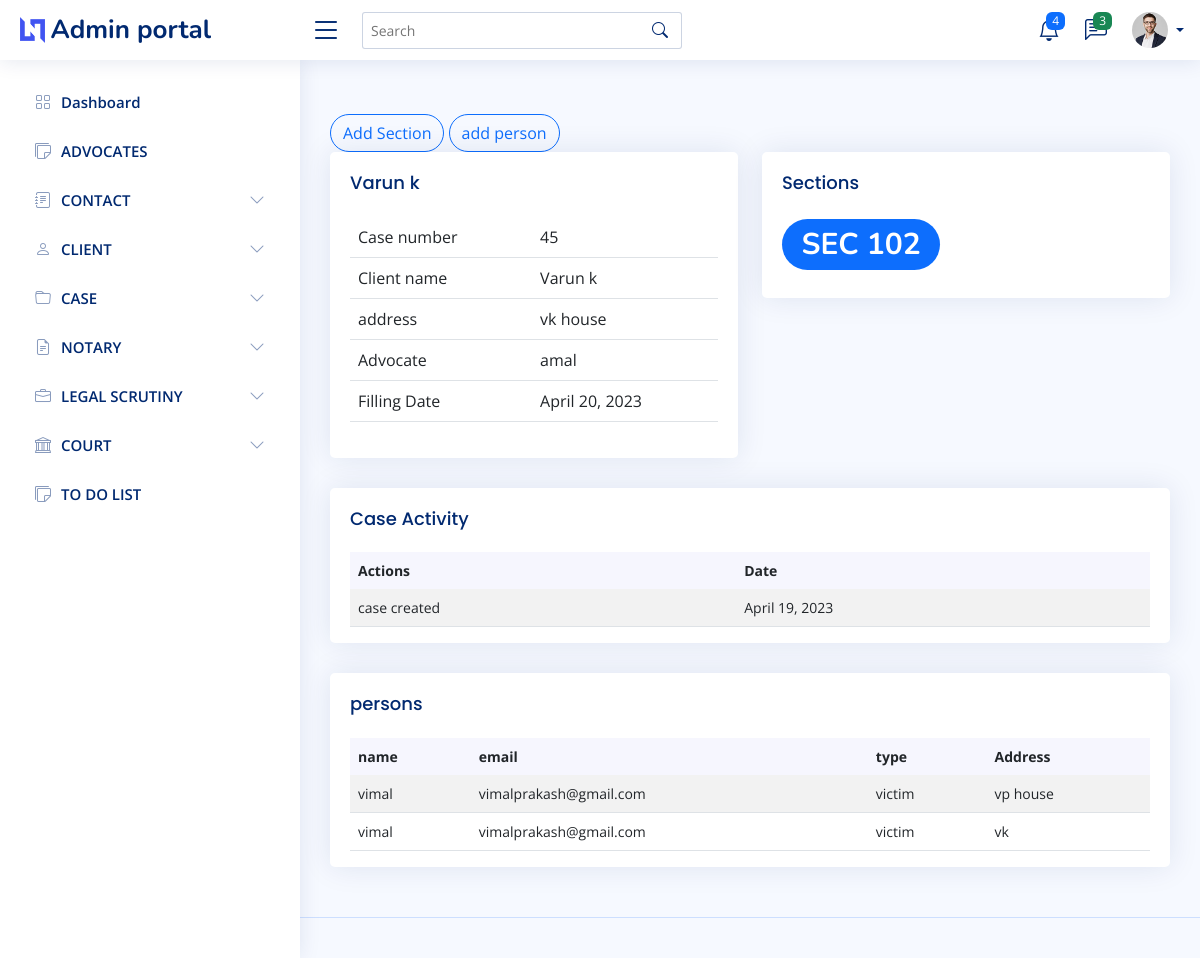
Page /case/details/8 on the earlier database version.
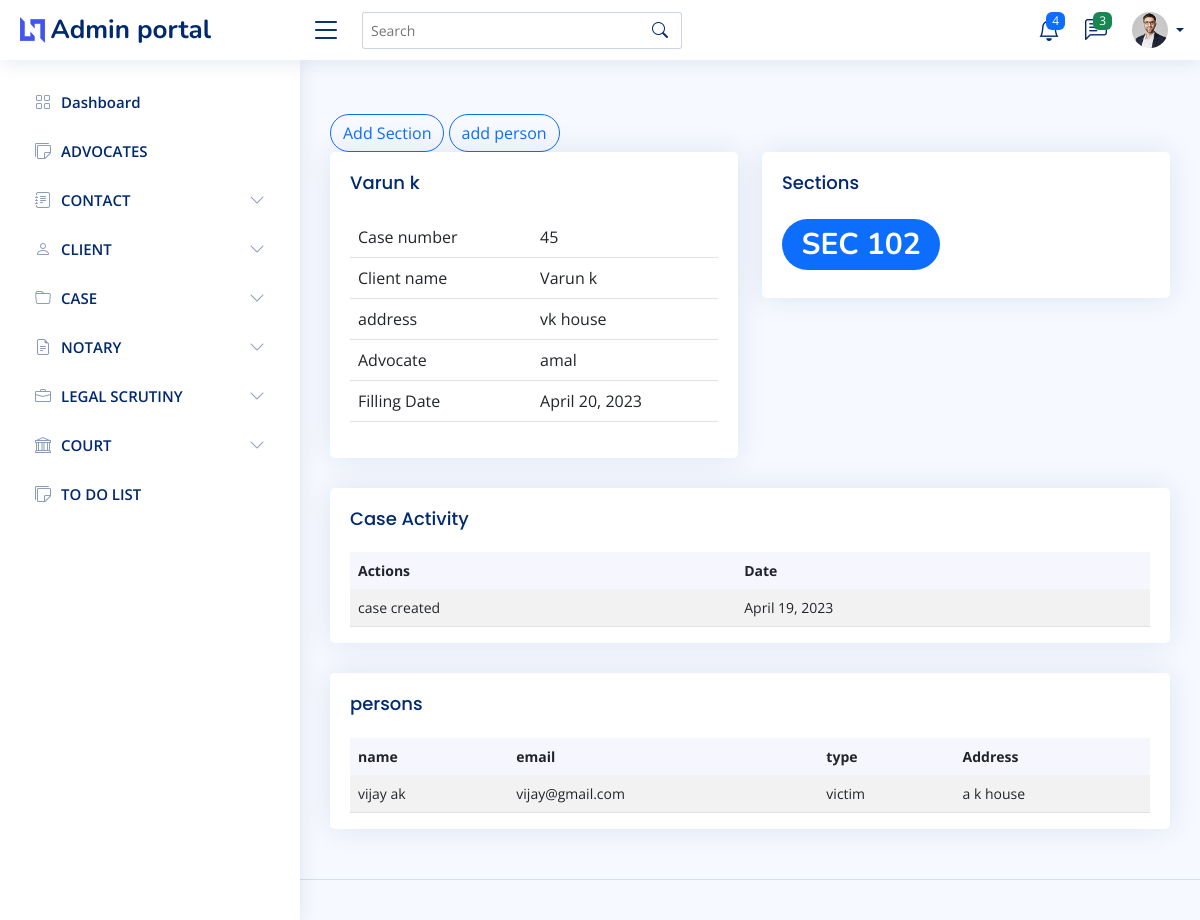
Same page on the later database version.
### Admin_user/models.py (models this page shows)
class CaseRegister(models.Model):
    client_name=models.ForeignKey(client, on_delete=models.CASCADE)
    case_number=models.CharField(max_length=50)
    year=models.IntegerField()
    incident=models.CharField(max_length=50,null=True)
    advocate=models.ForeignKey(Advocate,null=True,on_delete=models.SET_NULL)
    Filling_Date=models.DateField(auto_now=False, auto_now_add=False,null=True)
    First_hearing_date=models.DateField(auto_now=False, auto_now_add=False,null=True)
    Next_hearing_date=models.DateField(auto_now=False, auto_now_add=False,null=True)
    Fir_date=models.DateField(auto_now=False, auto_now_add=False,null=True)
    Fir_number=models.IntegerField(null=True)
    Fir_policeStation=models.CharField(max_length=50,null=True)
    case_category=models.ForeignKey(CaseCategory,null=True,on_delete=models.SET_NULL)
    status=models.CharField(max_length=20,choices=status_choice,null=True,default=1)
    def __str__(self) :
        return self.client_name.First_name+" "+self.client_name.Last_name

class client(models.Model):
    First_name=models.CharField(max_length=50)
    Last_name=models.CharField(max_length=50)
    Address=models.ForeignKey(Address,null=True, on_delete=models.SET_NULL)
    Category=models.CharField(max_length=50,null=True)
    is_case=models.BooleanField(default=False)
    phone=models.IntegerField(null=True)
    email=models.CharField(max_length=50,null=True)
    def __str__(self) :
        return self.First_name+" "+self.Last_name

class Address(models.Model):
    House_name=models.CharField(max_length=50)
    Place=models.CharField(max_length=50)
    City=models.CharField(max_length=50)
    State=models.ForeignKey(State, on_delete=models.CASCADE)
    district=models.ForeignKey(District, on_delete=models.CASCADE)
    Country=models.CharField(max_length=50)
    Pin=models.IntegerField()
    def __str__(self):
        return self.House_name

class Advocate(models.Model):
    name=models.CharField(max_length=50)
    address=models.ForeignKey(Address,on_delete=models.DO_NOTHING)
    phone=models.IntegerField()
    court=models.ForeignKey(Court,null=True, on_delete=models.SET_NULL)
    def __str__(self) :
        return self.name

class caseSections(models.Model):
    case=models.ForeignKey(CaseRegister, on_delete=models.CASCADE)
    Sections=models.ForeignKey(Sections, on_delete=models.CASCADE)
    def __str__(self):
        return self.Sections.sections

class Sections(models.Model):
    sections=models.CharField(max_length=50)
    def __str__(self):
        return self.sections

class CaseAction(models.Model):
    case=models.ForeignKey(CaseRegister, on_delete=models.DO_NOTHING)
    action=models.CharField(max_length=50,choices=Action_choice,default=1)
    date=models.DateField(auto_now=False, auto_now_add=False,null=True)

class Person(models.Model):
    case=models.ForeignKey(CaseRegister, on_delete=models.CASCADE)
    name=models.CharField(max_length=50)
    email=models.EmailField(max_length=254)
    types=models.CharField(max_length=50)
    Address=models.ForeignKey(Address,on_delete=models.CASCADE)

### Admin_user/views.py (the view)
# urls.py: path("case/details/<int:id>",case_details,name="case_details"),
def case_details(request,id):
    ob=CaseRegister.objects.get(id=id)
    persondata=Person.objects.all().filter(case_id=id)
    context={"person":persondata}
    context["section"]=caseSections.objects.all().filter(case_id=id)
    context["data"]=ob
    context["form"]=Casesectionform()
    context["actions"]=CaseAction.objects.filter(case=ob)
    context["sections"]=caseSections.objects.all().filter(case=ob)
    return render(request,"admin/case_details.html",context)

### Admin_user/form.py
class Casesectionform(forms.ModelForm):
    class Meta:
        model = caseSections
        exclude=["case"]
    def __init__(self,*args,**kwargs):
        super(Casesectionform,self).__init__(*args,**kwargs)
        for i in self.fields.values():
            i.widget.attrs['class']="form-control"

### templates/admin/case_details.html (shortened to what this page needs)
{% extends 'admin/main.html' %}
{% block content %}
<br>
  <button type="button" class="btn btn-outline-primary rounded-pill" data-bs-toggle="modal" data-bs-target="#largeModal">
    Add Section
  </button>
  <a href="{% url 'add_person' id=data.id%}" class="btn btn-outline-primary rounded-pill">add person<a>
                {%load crispy_forms_tags %}
<div class="row align-items-top">
  <div class="col-lg-6">
    <div class="card">
      <div class="card-body">
        <h5 class="card-title">{{data}}</h5>
        <table class="table">
          <tbody>
            <tr>
              <td>Case number</td>
              <td >{{data.case_number}}</td>
            </tr>
            <tr>
              <td>Client name</td>
              <td >{{data.client_name}}</td>
            </tr>
            <tr>
              <td>address</td>
              <td >{{data.client_name.Address}}</td>
            </tr>
            <tr>
              <td>Advocate</td>
              <td >{{data.advocate}}</td>
            </tr>
            <tr>
              <td>Filling Date</td>
              <td >{{data.Filling_Date}}</td>
            </tr>
          </tbody>
        </table>
      </div>
    </div>
  </div>
  {% if section %}
  <div class="col-lg-6">
    <div class="card">
      <div class="card-body">
        <h3 class="card-title">Sections</h3>
        <h1>{% for i in section %}
          <span class="badge rounded-pill bg-primary"> {{i}}</span>
          {% endfor %}</h1>
      </div>
    </div>
  </div>
  {% endif %}
</div>
<div class="col-12">
    <div class="card top-selling overflow-auto">
      <div class="card-body pb-0">
          <h5 class="card-title">Case Activity</h5>
          <table class="table table-striped">
            <thead>
              <tr>
                <th class="fw-bold" scope="col">Actions</th>
                <th class="fw-bold" scope="col">Date</th>
              </tr>
            </thead>
            <tbody>
              {% for i in actions %}
              <tr>
                <td>{{i.action}}</td>
                <td >{{i.date}}</td>
              </tr>
              {% endfor %}
            </tbody>
          </table>
        </div>
      </div>
    </div>
  {% if person %}
  <div class="col-12">
    <div class="card top-selling overflow-auto">
      <div class="card-body pb-0">
          <h5 class="card-title">persons</h5>
          <table class="table table-striped">
            <thead>
              <tr>
                <th class="fw-bold" scope="col">name </th>
                <th class="fw-bold" scope="col">email</th>
                <th class="fw-bold" scope="col">type</th>
                <th class="fw-bold" scope="col">Address</th>
              </tr>
            </thead>
            <tbody>
              {% for i in person %}
              <tr>
                <td>{{i.name}}</td>
                <td >{{i.email}}</td>
                <td >{{i.types}}</td>
                <td >{{i.Address}}</td>
              </tr>
              {% endfor %}
            </tbody>
          </table>
        </div>
      </div>
    </div>
  {% endif %}
{% endblock content %}

### templates/admin/main.html (shortened to what this page needs)
{% load static %}
<!DOCTYPE html>
<html lang="en">
<head>
  <link href="{% static 'assets/vendor/bootstrap/css/bootstrap.min.css' %}" rel="stylesheet">
  <link href="{% static 'assets/vendor/bootstrap-icons/bootstrap-icons.css' %}" rel="stylesheet">
  <link href="{% static 'assets/vendor/boxicons/css/boxicons.min.css' %}" rel="stylesheet">
  <link href="{% static 'assets/vendor/quill/quill.snow.css' %}" rel="stylesheet">
  <link href="{% static 'assets/vendor/quill/quill.bubble.css' %}" rel="stylesheet">
  <link href="{% static 'assets/vendor/remixicon/remixicon.css' %}" rel="stylesheet">
  <link href="{% static 'assets/vendor/simple-datatables/style.css' %}" rel="stylesheet">
  <link href="{% static 'assets/css/style.css' %}" rel="stylesheet">
</head>
<body>
  <header id="header" class="header fixed-top d-flex align-items-center">
    <div class="d-flex align-items-center justify-content-between">
      <a href="/home" class="logo d-flex align-items-center">
        <img src="assets/img/logo.png" alt="">
        <span class="d-none d-lg-block">Admin portal</span>
      </a>
      <i class="bi bi-list toggle-sidebar-btn"></i>
    </div>
    <div class="search-bar">
      <form class="search-form d-flex align-items-center" method="POST" action="#">
        <input type="text" name="query" placeholder="Search" title="Enter search keyword">
        <button type="submit" title="Search"><i class="bi bi-search"></i></button>
      </form>
    </div>
    <nav class="header-nav ms-auto">
      <ul class="d-flex align-items-center">
        <li class="nav-item dropdown">
          <a class="nav-link nav-icon" href="#" data-bs-toggle="dropdown">
            <i class="bi bi-bell"></i>
            <span class="badge bg-primary badge-number">4</span>
          </a>
        </li>
        <li class="nav-item dropdown">
          <a class="nav-link nav-icon" href="#" data-bs-toggle="dropdown">
            <i class="bi bi-chat-left-text"></i>
            <span class="badge bg-success badge-number">3</span>
          </a>
        </li>
        <li class="nav-item dropdown pe-3">
          <a class="nav-link nav-profile d-flex align-items-center pe-0" href="#" data-bs-toggle="dropdown">
            <img src="assets/img/profile-img.jpg" alt="Profile" class="rounded-circle">
            <span class="d-none d-md-block dropdown-toggle ps-2"></span>
          </a>
        </li>
      </ul>
    </nav>
  </header>
  <aside id="sidebar" class="sidebar">
    <ul class="sidebar-nav" id="sidebar-nav">
      <li class="nav-item">
        <a class="nav-link collapsed" href="/home">
          <i class="bi bi-grid"></i>
          <span>Dashboard</span>
        </a>
      </li>
      <li class="nav-item">
        <a class="nav-link {% if not advocates %}collapsed{% endif %}" href="{% url 'advocates' %}">
          <i class="bi bi-stickies{% if advocates %}-fill{% endif %}"></i>
          <span>ADVOCATES</span>
        </a>
      </li>
      <li class="nav-item">
        <a class="nav-link collapsed" data-bs-target="#components-nav" data-bs-toggle="collapse" href="#">
          <i class="bi bi-journal-text{% if contact or contact_category %}-fill{% endif %}"></i><span>CONTACT</span><i class="bi bi-chevron-down ms-auto"></i>
        </a>
      </li>
      <li class="nav-item">
        <a class="nav-link collapsed" data-bs-target="#forms-nav" data-bs-toggle="collapse" href="#">
          <i class="bi bi-person{% if client or client_category %}-fill{% endif %}"></i><span>CLIENT</span><i class="bi bi-chevron-down ms-auto"></i>
        </a>
      </li>
      <li class="nav-item">
        <a class="nav-link collapsed" data-bs-target="#tables-nav" data-bs-toggle="collapse" href="#">
          <i class="bi bi-folder{% if case or addcase or case_category or judgement_case or closed_case%}-fill{% endif %}"></i><span>CASE</span><i class="bi bi-chevron-down ms-auto"></i>
        </a>
      </li>
      <li class="nav-item">
        <a class="nav-link collapsed" data-bs-target="#charts-nav" data-bs-toggle="collapse" href="#">
          <i class="bi bi-file-earmark-text{% if notary or open_notary or closed_notary or add_notary or notary_category or progress_notary%}-fill{% endif %}"></i><span>NOTARY</span><i class="bi bi-chevron-down ms-auto"></i>
        </a>
      </li>
      <li class="nav-item">
        <a class="nav-link collapsed" data-bs-target="#icons-nav" data-bs-toggle="collapse" href="#">
          <i class="bi bi-briefcase"></i><span>LEGAL SCRUTINY</span><i class="bi bi-chevron-down ms-auto"></i>
        </a>
          </li>
        </ul>
      <li class="nav-item">
        <a class="nav-link collapsed" data-bs-target="#COURT-nav" data-bs-toggle="collapse" href="#">
          <i class="bi bi-bank{% if court_list or court_category %}2{% endif %}"></i><span>COURT</span><i class="bi bi-chevron-down ms-auto"></i>
        </a>
      </li>
      <li class="nav-item">
        <a class="nav-link {% if not todo_list %}collapsed{% endif %}" href="{% url 'todo_list' %}">
          <i class="bi bi-stickies{% if todo_list %}-fill{% endif %}"></i>
          <span>TO DO LIST</span>
        </a>
      </li>
  </aside>
  <main id="main" class="main">
    <section class="section dashboard">
     {% block content %}{% endblock content %}
    </section>
  </main>
  <footer id="footer" class="footer">
  </footer>
</body>
</html>

### static/assets/css/style.css (style rules this page uses)
:root { scroll-behavior: smooth; }
body { font-family: "Open Sans", sans-serif; background: #f6f9ff; color: #444444; }
a { color: #4154f1; text-decoration: none; }
h1, h2, h3, h4, h5, h6 { font-family: "Nunito", sans-serif; }
#main { margin-top: 60px; padding: 20px 30px; transition: all 0.3s; }
.card { margin-bottom: 30px; border: none; border-radius: 5px; box-shadow: 0px 0 30px rgba(1, 41, 112, 0.1); }
.card-title { padding: 20px 0 15px 0; font-size: 18px; font-weight: 500; color: #012970; font-family: "Poppins", sans-serif; }
.card-body { padding: 0 20px 20px 20px; }
.logo { line-height: 1; }
@media (min-width: 1200px) { .logo { width: 280px; } }
.logo img { max-height: 26px; margin-right: 6px; }
.logo span { font-size: 26px; font-weight: 700; color: #012970; font-family: "Nunito", sans-serif; }
.header { transition: all 0.5s; z-index: 997; height: 60px; box-shadow: 0px 2px 20px rgba(1, 41, 112, 0.1); background-color: #fff; padding-left: 20px; }
.header .toggle-sidebar-btn { font-size: 32px; padding-left: 10px; cursor: pointer; color: #012970; }
.header .search-bar { min-width: 360px; padding: 0 20px; }
.header .search-form { width: 100%; }
.header .search-form input { border: 0; font-size: 14px; color: #012970; border: 1px solid rgba(1, 41, 112, 0.2); padding: 7px 38px 7px 8px; border-radius: 3px; transition: 0.3s; width: 100%; }
.header .search-form button { border: 0; padding: 0; margin-left: -30px; background: none; }
.header .search-form button i { color: #012970; }
.header-nav ul { list-style: none; }
.header-nav>ul { margin: 0; padding: 0; }
.header-nav .nav-icon { font-size: 22px; color: #012970; margin-right: 25px; position: relative; }
.header-nav .nav-profile { color: #012970; }
.header-nav .nav-profile img { max-height: 36px; }
.header-nav .nav-profile span { font-size: 14px; font-weight: 600; }
.header-nav .badge-number { position: absolute; inset: -2px -5px auto auto; font-weight: normal; font-size: 12px; padding: 3px 6px; }
.sidebar { position: fixed; top: 60px; left: 0; bottom: 0; width: 300px; z-index: 996; transition: all 0.3s; padding: 20px; overflow-y: auto; scrollbar-width: thin; scrollbar-color: #aab7cf transparent; box-shadow: 0px 0px 20px rgba(1, 41, 112, 0.1); background-color: #fff; }
@media (min-width: 1200px) { #main, #footer { margin-left: 300px; } }
.sidebar-nav { padding: 0; margin: 0; list-style: none; }
.sidebar-nav li { padding: 0; margin: 0; list-style: none; }
.sidebar-nav .nav-item { margin-bottom: 5px; }
.sidebar-nav .nav-link { display: flex; align-items: center; font-size: 15px; font-weight: 600; color: #4154f1; transition: 0.3; background: #f6f9ff; padding: 10px 15px; border-radius: 4px; }
.sidebar-nav .nav-link i { font-size: 16px; margin-right: 10px; color: #4154f1; }
.sidebar-nav .nav-link.collapsed { color: #012970; background: #fff; }
.sidebar-nav .nav-link.collapsed i { color: #899bbd; }
.sidebar-nav .nav-link .bi-chevron-down { margin-right: 0; transition: transform 0.2s ease-in-out; }
.dashboard .top-selling { font-size: 14px; }
.dashboard .top-selling .table thead { background: #f6f6fe; }
.dashboard .top-selling .table thead th { border: 0; }
.dashboard .top-selling .table tbody td { vertical-align: middle; }
.footer { padding: 20px 0; font-size: 14px; transition: all 0.3s; border-top: 1px solid #cddfff; }

Differences in the rows shown:
removed Person: name "vimal", email "vimalprakash@gmail.com", types "victim", Address "vp house"
removed Person: name "vimal", email "vimalprakash@gmail.com", types "victim", Address "vk"
added Person: name "vijay ak", email "vijay@gmail.com", types "victim", Address "a k house"
